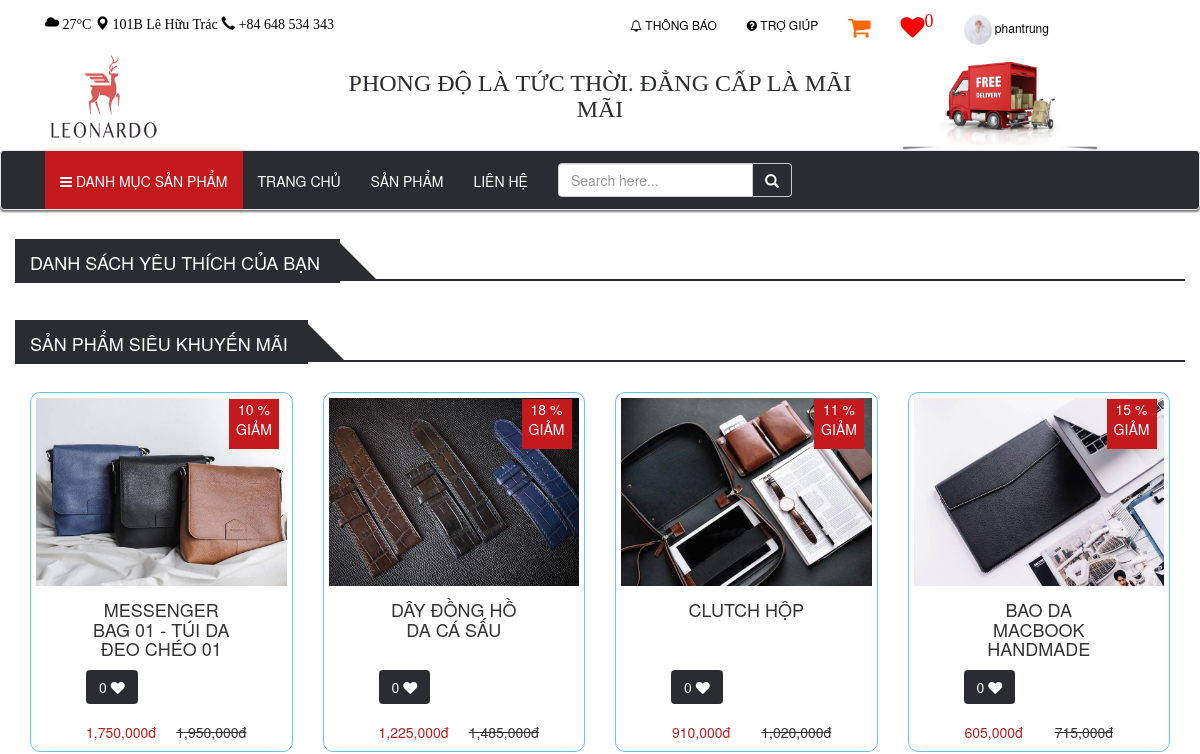
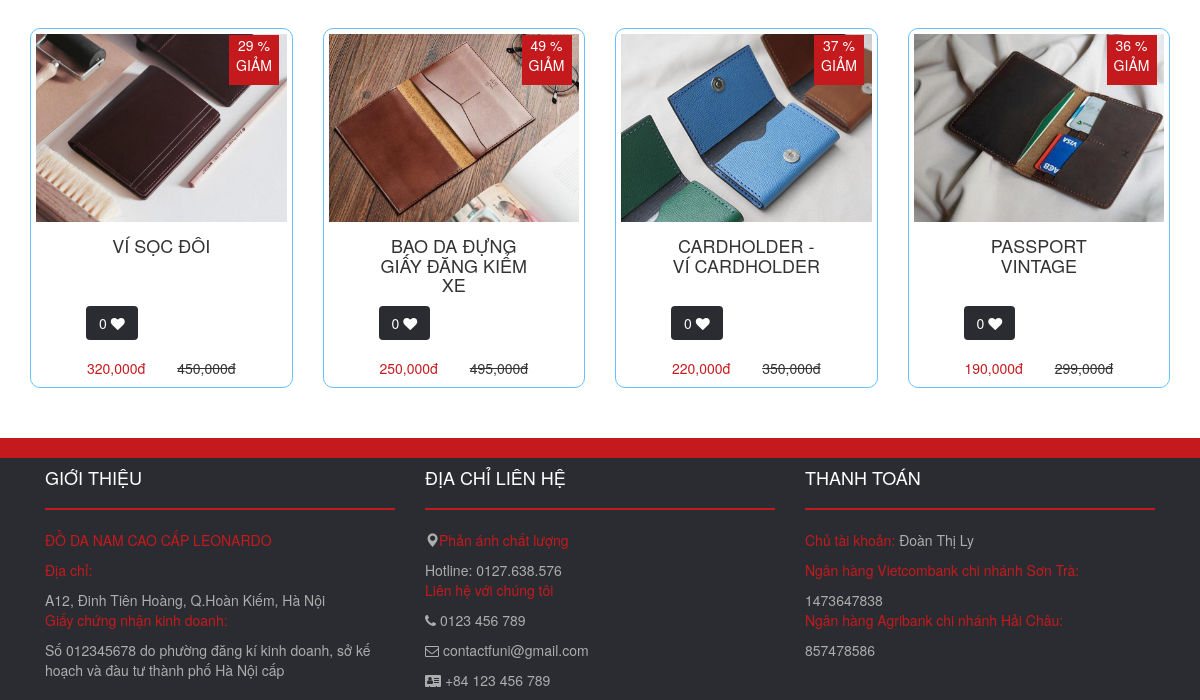
The page /listLoveByUser.php (signed in) on the database as committed earlier (2 pictures, top to bottom).
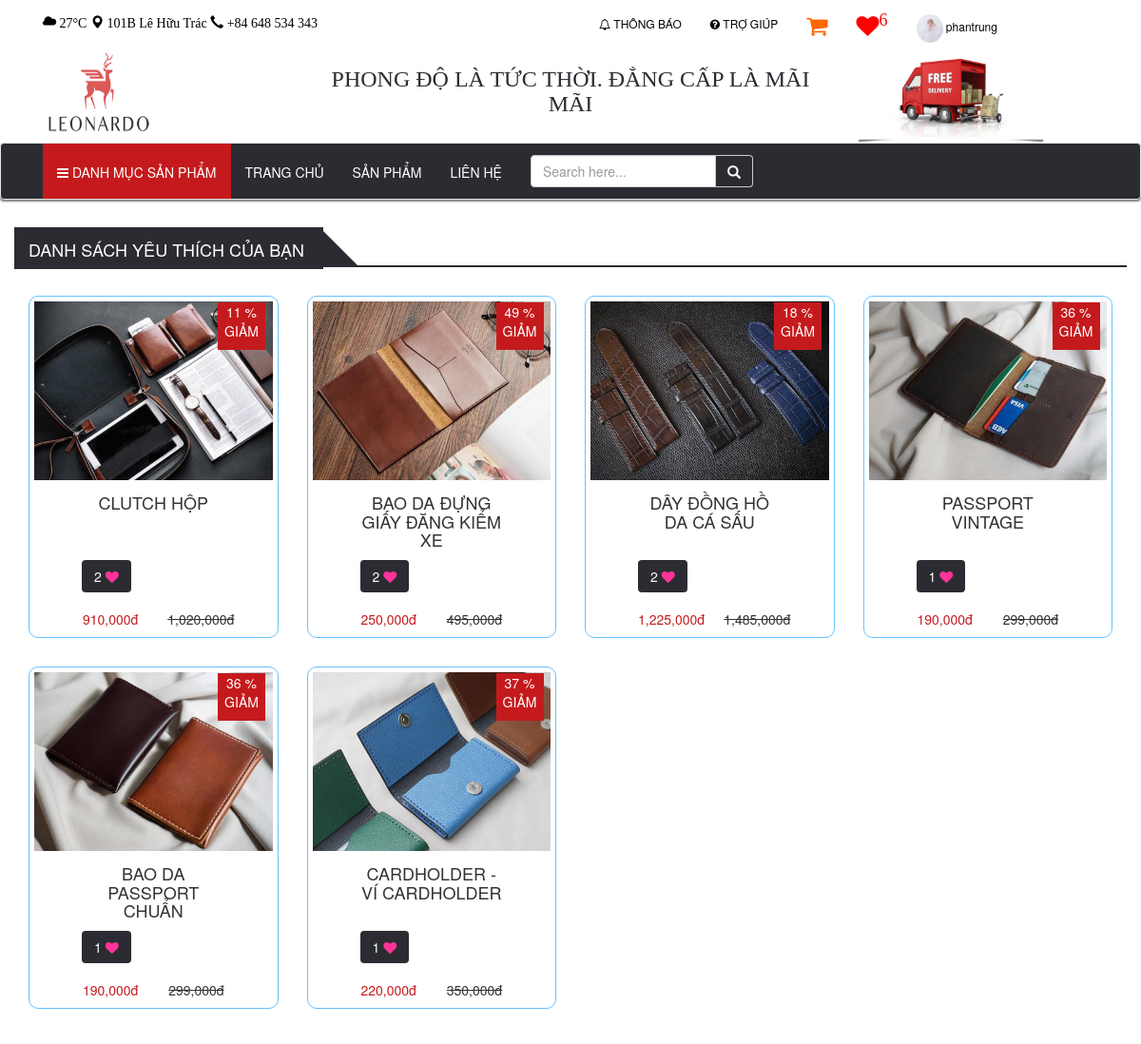
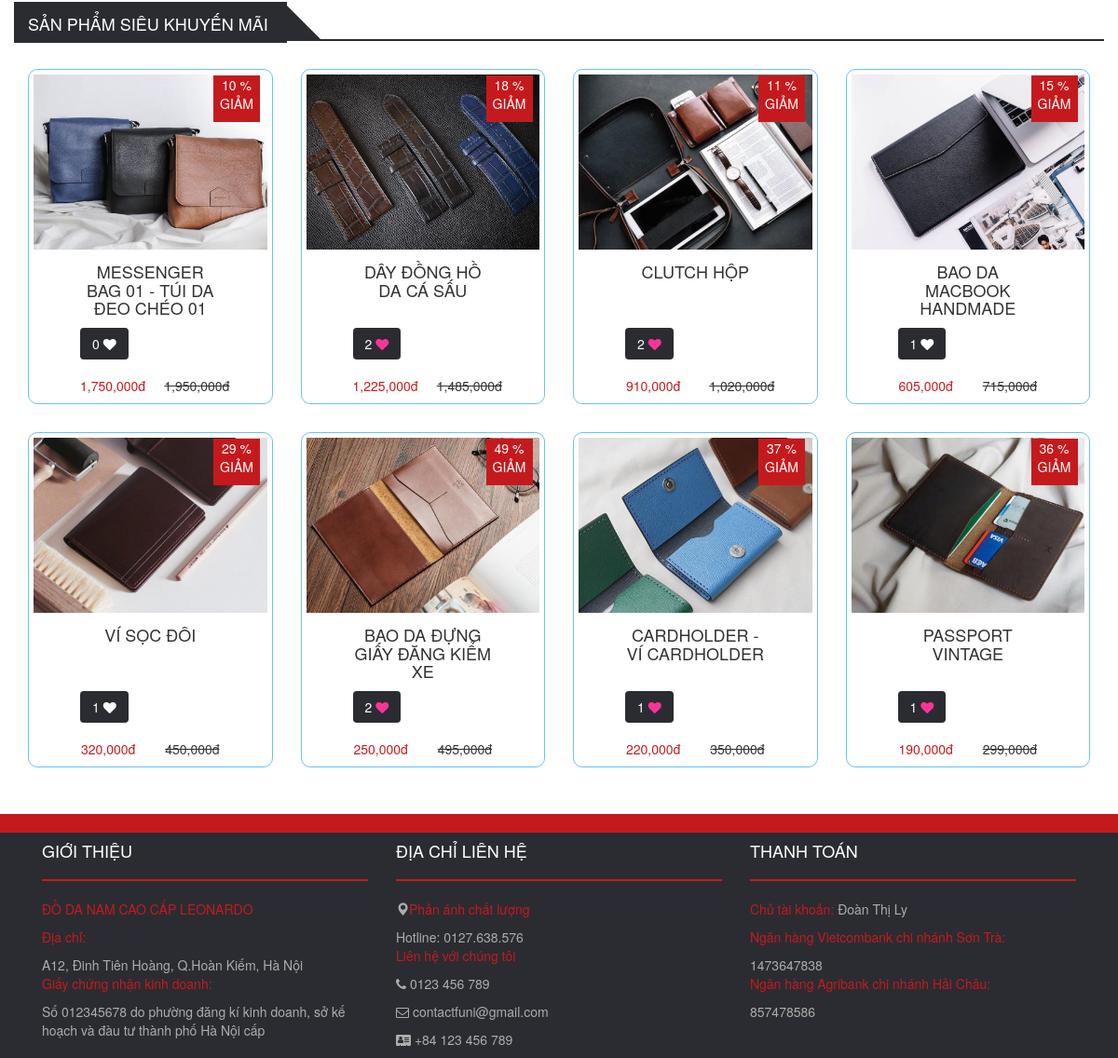
The same page on the database as committed later (2 pictures, top to bottom).
### tables this page shows
CREATE TABLE promotion(
	prod_id VARCHAR(10),
    new_price INT(11),
    date_start DATE,
    date_end DATE,
    FOREIGN KEY (prod_id) REFERENCES products (prod_id),
    PRIMARY KEY(prod_id,date_start)
);

CREATE TABLE products(
	prod_id VARCHAR(10) PRIMARY KEY,
    prod_name VARCHAR(255),
    material VARCHAR(255),
    image nVARCHAR(500),
    price_in INT(11),
    price_out INT(11),
    date_add DATE,
    quantity INT(11),
    description text,
    cate_id VARCHAR(10),
    views int(11),
    status BOOLEAN,
    delete_at date,
    FOREIGN KEY (cate_id) REFERENCES categories (cate_id)
);

CREATE TABLE listProductLove(
	username VARCHAR(50),
    prod_id VARCHAR(10),
	PRIMARY KEY(username, prod_id),
	FOREIGN KEY (username) REFERENCES users (username),
	FOREIGN KEY (prod_id) REFERENCES products (prod_id)
);

### function.php (the view, shortened to what the changed rows need)
<?php
	$connect = mysqli_connect("localhost","root","","sell_leather");
	mysqli_set_charset($connect,'UTF8');
	class user
	{
		function sumLoveProduct($connect, $username){
			$sql = "SELECT count(prod_id) AS total FROM listProductLove WHERE username = '$username'";
			$result = $connect->query($sql);
			if ($result->num_rows > 0) {
				$row = $result->fetch_assoc();
				return $row['total'];
			}
		}
	}
	function checkLoveByUser($username, $prod_id){
		GLOBAL $connect;
		$sql = "SELECT * FROM listProductLove WHERE username = '$username' AND prod_id = '$prod_id'";
		$result = $connect->query($sql);
		if ($result->num_rows > 0) {
			return 1;
		}else return 0;
	}
	class product
	{
	 	function showListLoveByUser($connect, $username){
	 		if ($connect) {
	 			$sql = "SELECT * FROM products, listProductLove WHERE products.prod_id = listProductLove.prod_id AND username = '$username'";
					$result = $connect->query($sql);
					if ($result->num_rows > 0) {
						while($row = $result->fetch_assoc()) {
								$info = $this->showProduct($connect, $row['prod_id']);
								$image = explode("|", $info['image']);
								$this->showInfoProducthtml($row['prod_id'], $info['prod_name'], $image[0], $info['price_out'], $info['new_price']);
						}
					}
	 		}
	 	}
		function countLoves($prod_id){
			GLOBAL $connect;
			$sql = "SELECT count(prod_id) AS total FROM listProductLove WHERE prod_id = '$prod_id'";
			$result = $connect->query($sql);
			if ($result->num_rows > 0) {
				$row = $result->fetch_assoc();
				return $row['total'];
			}
		}
		function showInfoProducthtml($prod_id, $name, $image, $price, $new_price){
			$show = "show";
			$page = $_SESSION['page'];
			if ($new_price == '') {
				$show = "hidden";
				$percent = 0;
				$new_price = $price;
			} else {
				$percent = round(($price - $new_price)/($price/100), 0);
				$show = "show";
			}
			if (checkLoveByUser($_SESSION['username'], $prod_id)) {
				$color = '#ff3399';
			}else $color = '#fff';
			$loves = $this->countLoves($prod_id);
			echo "
				<div class='col-lg-3 col-md-3 col-sm-6 col-xs-6'>
					<div class='product-item'>
						<div class='product-image'>
							<img src='$image'>
						</div>
						<div class='promotion text-center $show'>
							$percent %
							GIẢM
						</div>
						<div class='product-control text-center'>
							<button class='btn btn-addCart'>
								<a href='$page.php?addProd_id=" . $prod_id . "'><i class = 'fa fa-cart-plus fa-lg' style='color: #FFF;'></i> Giỏ hàng
							</button>
							<button class='btn btn-addCart'>
								<a href='productDetail.php?prod_id=" . $prod_id . "'><i class = 'fa fa-eye' style='color: #FFF;'></i></a>
							</button>
						</div>
						<div class='caption text-center'>
							<div class='col-xs-12 prod_name'>
							<h4 class = 'text-uppercase'>$name</h4>
							</div>
							<div class='col-xs-12 pull-left'>
								<button class='btn-love btn'>
								<span>$loves</span>
									<a href='$page.php?likeProd_id=" . $prod_id . "'><i class = 'fa fa-heart' style='color: $color;'></i></a>
								</button>
							</div>
							<div class='col-xs-6'>
							<span class='price float-left'>".number_format($new_price)."đ</span>
							</div>
							<div class='col-xs-6'>
							<s class='$show float-left'>". number_format($price). "đ</s>
							</div>
						</div>
					</div>
				</div>
			";
		}
		function showProduct($connect, $prod_id){
			if ($connect) {
				$sql = "SELECT products.prod_id, prod_name, material, image, price_in, price_out, date_add, quantity, description, cate_name, views, status, products.delete_at, new_price, date_start, date_end FROM products LEFT JOIN categories ON products.cate_id = categories.cate_id LEFT JOIN promotion ON products.prod_id = promotion.prod_id  WHERE products.prod_id = '$prod_id'";
				$result = $connect->query($sql);
				if ($result->num_rows > 0) {
					$row = $result->fetch_assoc();
					return $row;
				}
				return 0;
				}
		}
		function showProductPromotion($connect){
			if ($connect) {
				$sql = "SELECT * FROM promotion, products WHERE products.prod_id = promotion.prod_id AND products.delete_at IS NULL  ORDER BY new_price DESC LIMIT 8";
				$result = $connect->query($sql);
				if ($result->num_rows > 0) {
					while($row = $result->fetch_assoc()) {
						$info = $this->showProduct($connect, $row['prod_id']);
						$image = explode("|", $info['image']);
						$this->showInfoProducthtml($row['prod_id'], $info['prod_name'], $image[0], $info['price_out'], $info['new_price']);
					}
				}
			}
		}
	}
?>

### header.php (shortened to what the changed rows need)
<!DOCTYPE html>
<html lang="en">
<head>
  <link rel="stylesheet" href="https://maxcdn.bootstrapcdn.com/bootstrap/3.3.7/css/bootstrap.min.css">
  <link rel="stylesheet" href="https://cdnjs.cloudflare.com/ajax/libs/font-awesome/4.7.0/css/font-awesome.min.css">
  <link rel="stylesheet" type="text/css" href="style.css">
</head>
<body>
<?php
  $showUsername = "hidden";
  if (isset($_SESSION['username'])) {
    $showUsername = "show";
    $user = new user();
    $_SESSION['loves'] = $user->sumLoveProduct($connect, $_SESSION['username']);
  }
 ?>
<div id="header">
  <div class="header-top">
    <div class="container">
            <div class="header-right col-lg-6 col-md-6 col-sm-6 col-xs-6">
        <ul class="nav navbar-nav" id="header-right">
          <li><a href="listLovebyUser.php"><span><i class="fa fa-heart fa-2x <?php echo $showUsername;?>" style = "color: red;"><sup><?php echo $_SESSION['loves']; ?></sup></i></span></a></li>
        </ul>
      </div>
    </div>
  </div>
</div>
</body>
</html>

Rows that differ between the two databases and show on the page:
added listproductlove: prod.new_price "11", prod.prod_name "CLUTCH HỘP", loves "2", promotion.new_price "910,000", prod.price_out "1,020,000"
added listproductlove: prod.new_price "49", prod.prod_name "BAO DA ĐỰNG GIẤY ĐĂNG KIỂM XE", loves "2", promotion.new_price "250,000", prod.price_out "495,000"
added listproductlove: prod.new_price "18", prod.prod_name "DÂY ĐỒNG HỒ DA CÁ SẤU", loves "2", promotion.new_price "1,225,000", prod.price_out "1,485,000"
added listproductlove: prod.new_price "36", prod.prod_name "PASSPORT VINTAGE", loves "1", promotion.new_price "190,000", prod.price_out "299,000"
added listproductlove: shows a picture, prod.new_price "36", prod.prod_name "BAO DA PASSPORT CHUẨN", loves "1", promotion.new_price "190,000", prod.price_out "299,000"
added listproductlove: prod.new_price "37", prod.prod_name "CARDHOLDER - VÍ CARDHOLDER", loves "1", promotion.new_price "220,000", prod.price_out "350,000"
computed for promotion "DÂY ĐỒNG HỒ DA CÁ SẤU": loves "0" → "2"
computed for promotion "CLUTCH HỘP": loves "0" → "2"
computed for promotion "BAO DA MACBOOK HANDMADE": loves "0" → "1"
computed for promotion "VÍ SỌC ĐÔI": loves "0" → "1"
computed for promotion "BAO DA ĐỰNG GIẤY ĐĂNG KIỂM XE": loves "0" → "2"
computed for promotion "CARDHOLDER - VÍ CARDHOLDER": loves "0" → "1"
computed for promotion "PASSPORT VINTAGE": loves "0" → "1"
Other text that changed with them:
$_SESSION['loves']: "0" → "6"
